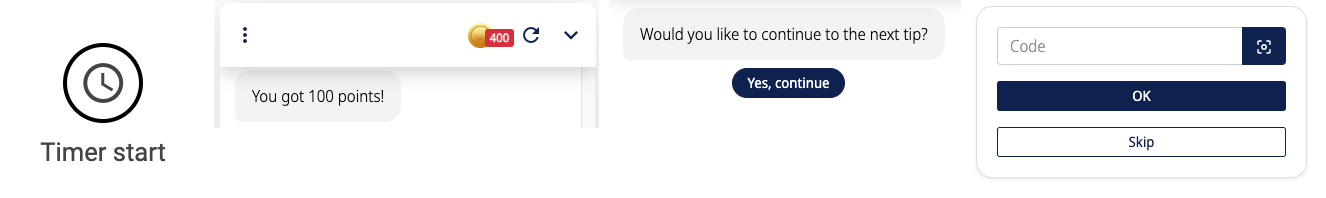
#> input picture ledgers/_lj_inline_montage.png, 1326 x 198 px
$ python -i _pm_rowsheet.py   (imports and definitions only)
#> lines starting #> are read from the running program, lines starting #| are printed output that depends on the picture
"""Row-labelled page sheets: one row per page, its figures left to right, the slug drawn large.

`python ledgers/_pm_rowsheet.py OUT.png <pages-per-sheet> <slug> [<slug> ...]`

Why not sheet.py: on a 40-tile sheet the tiles are anonymous, and the caption bar is unreadable
after the Read tool downscales the image, so a tile cannot be attributed to a page. Here each row
is one page and the page's slug is painted across the top of the row at a size that survives the
downscale. Row width is kept under ~1850 px so the sheet comes back at ~0.85 scale.

Tiles are the page's figures in document order, at most 6 per row; a seventh figure wraps to a
second row of the same page, labelled with the figure numbers only.
"""
import os, sys

from PIL import Image, ImageDraw

ELI = os.path.dirname(os.path.abspath(__file__))
FIGS = os.path.join(ELI, "processmaker.raw/figures")
TILEW, PAD, LAB = 300, 8, 26
PER_ROW = 6
MAXH = 240


def load(p):
#> called with p = '_lj_inline_montage.png'
    im = Image.open(p)
#> im is the input picture: PIL image 1326x198 RGB; mean R, G, B 236.9, 237.6, 239.9
    try:
        im.seek(0)
    except Exception:
        pass
    im = im.convert("RGB")
    w, h = im.size
#> w = 1326; h = 198
    th = max(1, int(round(TILEW * h / w)))
#> th = 45
    if th > MAXH:                      # keep rows shallow: crop the top of very tall figures
        im = im.crop((0, 0, w, int(w * MAXH / TILEW)))
        th = MAXH
    return im.resize((TILEW, th), Image.LANCZOS)
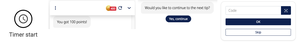
#> returned value: PIL image 300x45 RGB; mean R, G, B 236.4, 237.1, 239.5


# [49 lines left out: functions rows_for, main, not called in this run]


# [2 lines not run here, left out]

>>> result = load('_lj_inline_montage.png')
